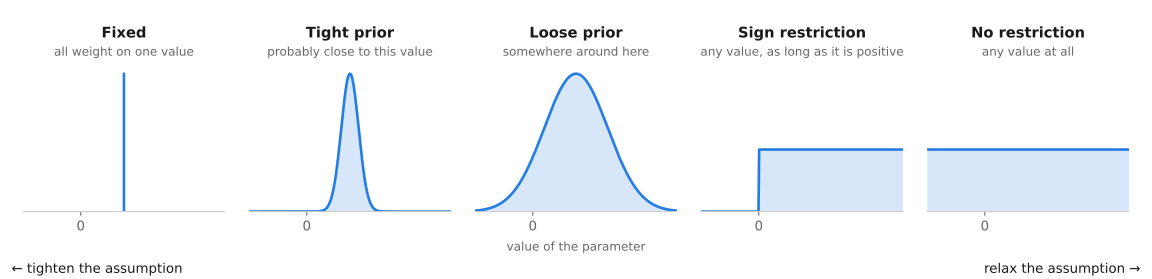

Write the Python code that produced this figure.
"""Draws docs/figures/prior_strength.svg: one parameter under priors of decreasing strength.

Schematic only. Each panel is scaled to its own peak, so heights are not comparable between panels.
Run: python docs/figures/prior_strength.py
"""
from pathlib import Path

import matplotlib
matplotlib.use("Agg")
import matplotlib.pyplot as plt
import numpy as np
from scipy.stats import norm

SURFACE, TEXT, TEXT_SECONDARY, SERIES = "#ffffff", "#191919", "#666666", "#257de0"
X_MIN, X_MAX, VALUE = -2.0, 5.0, 1.5

x = np.linspace(X_MIN, X_MAX, 300)
flat = np.full_like(x, 0.45)
bell = lambda sd: norm.pdf(x, VALUE, sd) / norm.pdf(VALUE, VALUE, sd)  # scaled so the peak is 1
panels = [  # (title, subtitle, curve height, or None for the single-value spike)
    ("Fixed", "all weight on one value", None),
    ("Tight prior", "probably close to this value", bell(0.3)),
    ("Loose prior", "somewhere around here", bell(1.1)),
    ("Sign restriction", "any value, as long as it is positive", np.where(x > 0, flat, 0.0)),
    ("No restriction", "any value at all", flat),
]

plt.rcParams.update({"svg.fonttype": "none", "font.family": "sans-serif", "font.size": 10})
fig, axes = plt.subplots(1, len(panels), figsize=(12, 2.9), sharex=True, facecolor=SURFACE)

for ax, (title, subtitle, height) in zip(axes, panels):
    if height is None:
        ax.plot([VALUE, VALUE], [0, 1], color=SERIES, linewidth=2, solid_capstyle="round")
    else:
        ax.fill_between(x, 0, height, color=SERIES, alpha=0.18, linewidth=0)
        ax.plot(x, height, color=SERIES, linewidth=2)
    ax.set_title(title, color=TEXT, fontsize=11, fontweight="bold", pad=22)
    ax.text(0.5, 1.06, subtitle, transform=ax.transAxes, ha="center", va="bottom", color=TEXT_SECONDARY, fontsize=9)
    ax.set_xlim(X_MIN, X_MAX)
    ax.set_ylim(0, 1.05)
    ax.set_yticks([])
    ax.set_xticks([0])
    ax.tick_params(axis="x", colors=TEXT_SECONDARY, length=3)
    ax.set_facecolor(SURFACE)
    for side in ("left", "right", "top"):
        ax.spines[side].set_visible(False)
    ax.spines["bottom"].set_color("#cccccc")

fig.text(0.5, 0.10, "value of the parameter", ha="center", color=TEXT_SECONDARY, fontsize=9)
fig.text(0.01, 0.02, "←  tighten the assumption", ha="left", color=TEXT, fontsize=10)
fig.text(0.99, 0.02, "relax the assumption  →", ha="right", color=TEXT, fontsize=10)
fig.subplots_adjust(left=0.02, right=0.98, top=0.76, bottom=0.24, wspace=0.12)

out = Path(__file__).with_name("prior_strength.svg")
fig.savefig(out, facecolor=SURFACE)
print(f"wrote {out}")
